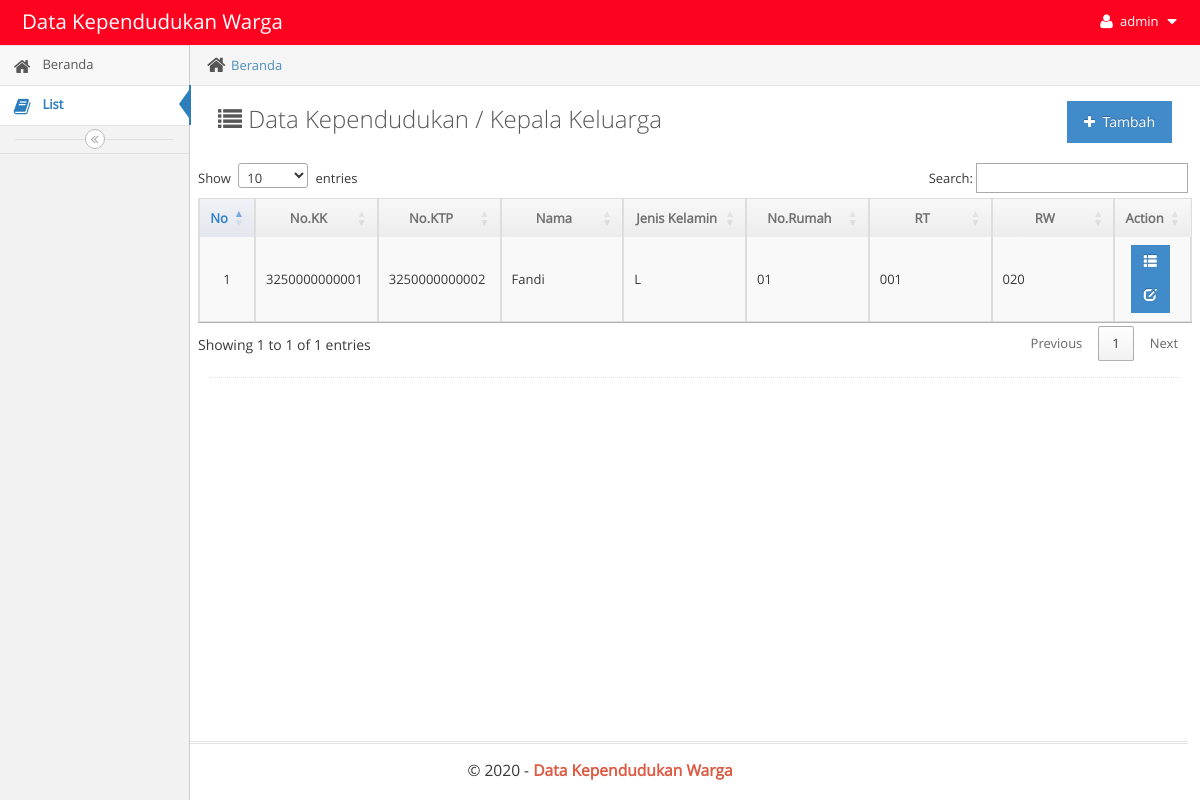
/main.php?module=view_kk (signed in), run on the app's committed database.
### tables this page shows
CREATE TABLE `kl` (
  `NO` int(10) NOT NULL AUTO_INCREMENT,
  `NO_KK` varchar(255) DEFAULT NULL,
  `NIK` varchar(255) DEFAULT NULL,
  `NAMA` varchar(255) DEFAULT NULL,
  `JK` varchar(255) DEFAULT NULL,
  `TEMPAT` varchar(255) DEFAULT NULL,
  `TANGGAL` date DEFAULT NULL,
  `AGAMA` varchar(255) DEFAULT NULL,
  `STATUS` varchar(255) DEFAULT NULL,
  `SUSUNAN` varchar(255) DEFAULT NULL,
  `PEND` varchar(255) DEFAULT NULL,
  `PERKERJAAN` varchar(255) DEFAULT NULL,
  `KET` varchar(255) DEFAULT NULL,
  `RT` varchar(255) DEFAULT NULL,
  `RW` varchar(255) DEFAULT NULL,
  `MUTASI` varchar(255) DEFAULT NULL,
  `NO_RUMAH` varchar(255) DEFAULT NULL,
  `DOC` varchar(255) DEFAULT NULL,
  PRIMARY KEY (`NO`)
);

### modules/customer/data/view.php (the view, shortened to what this page needs)
<div class="breadcrumbs breadcrumbs-fixed" id="breadcrumbs">
    <ul class="breadcrumb">
        <li>
            <i class="ace-icon fa fa-home home-icon"></i>
            <a href="?module=beranda">Beranda</a>
        </li>
    </ul>
</div>
<div class="page-content">
    <div class="page-header">
        <h1 style="color:#585858">
            <i class="ace-icon fa fa-list"></i> Data Kependudukan / Kepala Keluarga
            <a href="?module=form_kk&form=add">
                <button class="btn btn-primary pull-right">
                    <i class="ace-icon fa fa-plus"></i> Tambah
                </button>
            </a>
        </h1>
         <div class="row">
    </div>
<br>
    <div class="row">
        <div class="col-xs-12">
            <div class="row">
                <div class="col-xs-12">
                    <div>
                        <div class="row">
                                <table id="dynamic-table" class="table table-striped table-bordered table-hover">
                            <thead>
                                <tr>
                                    <th class='center'>No</th>
                                    <th class='center'>No.KK</th>
                                     <th class='center'>No.KTP</th>
                                     <th class='center'>Nama</th>
                                       <th class="center" >Jenis Kelamin</th>
                                      <th class='center'>No.Rumah</th>
                                       <th class='center'>RT</th>
                                        <th class='center'>RW</th>
                               <th class='center'>Action</th>
                                </tr>
                            </thead>
                            <?php
                            $no = 1;
                            $query = mysqli_query($mysqli, "SELECT
  *
FROM
  `kl`
GROUP BY NO_KK,
  NAMA order by NO
")
                                                or die('Ada kesalahan pada query tampil Data: '.mysqli_error($mysqli));
                            while ($data = mysqli_fetch_assoc($query)) {
                            ?>
                            <tr>
                                    <td width="10" class="center"><?php echo $no; ?></td>
                                    <td width="100"><?php echo $data['NO_KK']; ?></td>
                                     <td width="100"><?php echo $data['NIK']; ?></td>
                                      <td width="100"><?php echo $data['NAMA']; ?></td>
                                      <td width="100"><?php echo $data['JK']; ?></td>
                                        <td width="100"><?php echo $data['NO_RUMAH']; ?></td>
                                         <td width="100"><?php echo $data['RT']; ?></td>
                                          <td width="100"><?php echo $data['RW']; ?></td>
                                    <td class='center' width='30'>
                        <div>
                           <a data-toggle='tooltip' data-placement='top' title='Detail' style='margin-right:5px' class='btn btn-primary btn-sm' href="?module=view_sub&id=<?php echo $data['NO_KK']; ?>">
                                                <i style='color:#fff' class='glyphicon glyphicon-th-list'></i>
                                            </a>
                                           <a data-toggle='tooltip' data-placement='top' title='Ubah' style='margin-right:5px' class='btn btn-primary btn-sm' href="?module=form_kk&form=edit&id=<?php echo $data['NO_KK']; ?>">
                                                <i style='color:#fff' class='glyphicon glyphicon-edit'></i>
                                            </a>
                                        </div>
                                        </td>
                                        </div>
                                        </div>
                            <?php
                                $no++;
                            } ?>
                </div>
            </div>
        </div>
</div>
</div>
</div>

### main.php (style rules this page uses)
body { font-family: Arial, Helvetica, sans-serif; }

### data on the page
kl: NO_KK "3250000000001", NIK "3250000000002", NAMA "Fandi", JK "L", NO_RUMAH "01", RT "001", RW "020"

### other printed values
$_SESSION['username'] "admin"
